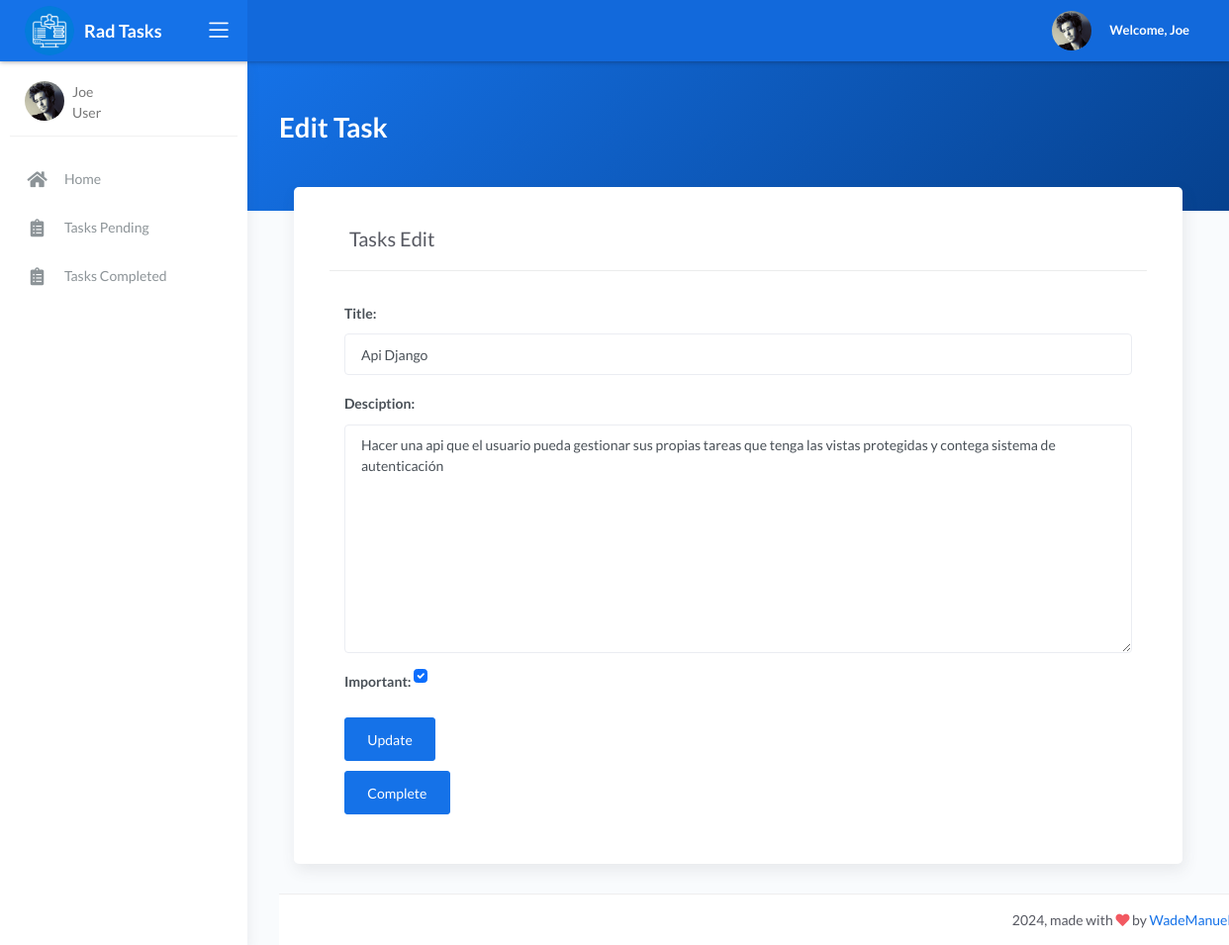
Page /task_detail/1/ (signed in) on the committed database.
### books/models.py (models this page shows, shortened)
class Task(models.Model):
    title = models.CharField(max_length=100)
    desciption = models.TextField(blank=True)
    created = models.DateTimeField(auto_now_add=True)
    datecompleted = models.DateTimeField(null=True, blank=True)
    important = models.BooleanField(default=False)
    user = models.ForeignKey(User,on_delete=models.CASCADE)

### books/views.py (the view, shortened to what this page needs)
# urls.py: path('task_detail/<int:task_id>/',views.task_detail,name="task_detail"),
@login_required
def task_detail(request,task_id):
    if request.method=="GET":
        task=get_object_or_404(Task,pk=task_id,user=request.user)
        form=TasksForm(instance=task)
        return render(request,'tasks/editar.html',
        {
            'task':task,
            'form':form
        })

### books/forms.py
class TasksForm(forms.ModelForm):
    class Meta:
        model=Task
        fields=['title','desciption','important']
        widgets = {
            'title':forms.TextInput(attrs={'class':'form-control'}),
            'desciption':forms.Textarea(attrs={'class':'form-control'}),
            'important':forms.CheckboxInput(attrs={'class':'form-check-input m-auto'}),
        }

### books/templates/tasks/editar.html (shortened to what this page needs)
{% extends 'base.html' %}
    {% block contenido %}
    <div class="main-panel">
        <div class="content">
            <div class="panel-header bg-primary-gradient">
                <div class="page-inner py-5">
                    <div class="d-flex align-items-left align-items-md-center flex-column flex-md-row">
                        <div>
                            <h1 class="text-white pb-2 fw-bold">Edit Task</h1>
                        </div>
                    </div>
                </div>
            </div>
            <div class="page-inner mt--5">
                <div class="col-md-12">
                    <div class="card">
                        <div class="card-header">
                            <div class="d-flex align-items-center">
                                <h4 class="card-title">Tasks Edit</h4>
                            </div>
                        </div>
                        <div class="card-body">
                            <div class="row">
                                <div class="form-group">
                                    <form action="" method="POST" >
                                        {{form.as_p}}
                                        <button class="btn btn-primary">Update</button>
                                    </form>
                                    <form action="{% url 'completed_task' task.id %}" method="POST"
                                    class="form-completed">
                                        <button class="btn btn-primary">Complete</button>
                                    </form>
                        </div>
                    </div>
                </div>
            </div>
        </div>
        {% block footer %} {{ block.super }} {% endblock %}
    </div>
    {% endblock %}

### books/templates/base.html (shortened to what this page needs)
<!DOCTYPE html>
<html lang="en">
<head>
    {% load static %}
	<link rel="stylesheet" href="https://cdn.jsdelivr.net/npm/bootstrap@5.3.3/dist/css/bootstrap.min.css"  >
	<link rel="stylesheet" href="{% static 'assets/css/bootstrap.min.css' %}">
	<link rel="stylesheet" href="{% static 'assets/css/atlantis.min.css' %}">
	<link rel="stylesheet" href="{% static 'assets/css/lista.css' %}">
	<link rel="stylesheet" href="{% static 'assets/css/style.css' %}">
	<link rel="stylesheet" href="{% static 'assets/css/form.css' %}">
	<link rel="stylesheet" href="{% static 'assets/css/demo.css' %}">
</head>
<body>
	<div class="wrapper" id="home">
		<div class="main-header">
			<div class="logo-header" data-background-color="blue">
				<a href="{% url 'base' %}" class="logo-container logo d-flex align-items-center">
					<img src="{% static 'assets/img/software-para-restaurantes-1.png' %}" alt="Logo" class="logo-img">
					<span class="logo-text">Rad Tasks</span>
				</a>
				<div class="nav-toggle">
					<button class="btn btn-toggle toggle-sidebar">
						<i class="icon-menu"></i>
					</button>
				</div>
			</div>
			<nav class="navbar navbar-header navbar-expand-lg" data-background-color="blue2">
				<div class="container-fluid">
					<ul class="navbar-nav topbar-nav ml-md-auto align-items-center">
						<li class="nav-item dropdown hidden-caret">
							<a class="dropdown-toggle profile-pic" data-toggle="dropdown" href="#" aria-expanded="false">
								<div class="d-flex align-items-center">
									<div class="avatar-sm">
										<img src="{% static 'assets/img/mlane.jpg' %}" alt="User Avatar" class="avatar-img rounded-circle">
									</div>
									<span class="ml-2 text-white"><strong>Welcome, {{ user.username }}</strong></span>
								</div>
							</a>
						</li>
					</ul>
				</div>
			</nav>
		</div>
		<div class="sidebar sidebar-style-2">
			<div class="sidebar-wrapper scrollbar scrollbar-inner">
				<div class="sidebar-content">
					<div class="user">
						<div class="avatar-sm float-left mr-2">
							<img src="{% static 'assets/img/mlane.jpg' %}" alt="..." class="avatar-img rounded-circle">
						</div>
						<div class="info">
							<a aria-expanded="true">
								<span>
									{{user.username}}
								</span>
								<span>
								User
								</span>
							</a>
						</div>
					</div>
					{% if user.is_authenticated %}
					<ul class="nav nav-primary">
						<li class="nav-item">
							<a href="{% url 'base' %}">
								<i class="fas fa-home"></i>
								<p class="info_nav">Home</p>
							</a>
						</li>
                        <li class="nav-item">
							<a href="{% url 'tasks' %}">
								<i class="fas fa-clipboard-list"></i>
								<p  class="info_nav">Tasks Pending</p>
							</a>
						</li>
						<li class="nav-item">
							<a href="{% url 'task_completed' %}">
								<i class="fas fa-clipboard-list"></i>
								<p  class="info_nav" >Tasks Completed</p>
							</a>
						</li>
						{% endif %}
					</ul>
				</div>
			</div>
		</div>
		{% block contenido %}
			{% block footer %}
			<footer class="footer">
				<div class="container-fluid">
					<div class="copyright ml-auto">
						2024, made with <i class="fa fa-heart heart text-danger"></i> by <a href="https://github.com/wademanuel">WadeManuel</a>
					</div>
				</div>
			</footer>
			{% endblock %}
		{% endblock %}
	</div>
</body>
</html>

### books/static/assets/css/form.css (style rules this page uses)
.form-completed { width: 100%; margin-top: 10px; }
.row { justify-content: center; align-items: center; }

### books/templates/base.html (style rules this page uses)
:root { --bg-color: #fff; --bg-second-color:#262626; --main-color1:#1a2035; --main-color:#007ff4; --text-color:#55555; --text-color2:#fff; }
.card { display:flex; justify-content:center; align-item:center; min-height:78vh; background-color:transparent; border-radius: 10px; box-shadow: 0px 4px 10px rgba(0, 0, 0, 0.1); padding: 5px 3%; margin-bottom: 20px; }
.logo-container { display: flex; align-items: center; text-decoration: none; }
.logo-text { margin-left: 10px; font-size: 18px; font-weight: bold; color: #ffffff; }
.logo-img { width: 50px; height: 50px; border-radius: 50%; }
@media (max-width:1300px) { .card { padding:20px 4%; } }

### rows in the picture
Task: title "Api Django", desciption "Hacer una api que el usuario pueda gestionar sus propias tareas que tenga las vistas protegidas y contega sistema de autenticación", important "☑"

### other values in the picture
{{ user.username }} "Joe"
